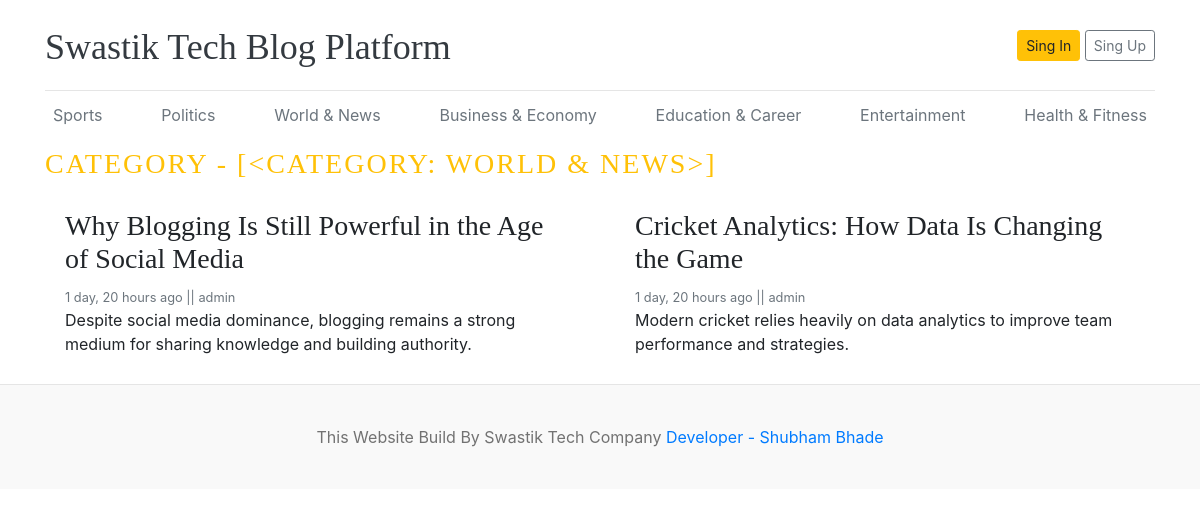
Screenshot of /category/3/ with the database file from the repository.
### blogs/models.py (models this page shows, shortened)
class Category(models.Model):
    category_name = models.CharField(max_length=50, unique=True)
    created_at = models.DateTimeField(auto_now_add=True)
    updated_at = models.DateTimeField(auto_now=True)
    class Meta:
        verbose_name_plural = 'categories'
    def __str__(self):
        return self.category_name

class Blog(models.Model):
    title = models.CharField(max_length=100)
    slug = models.SlugField(max_length=150, unique= True, blank=True)
    category = models.ForeignKey(Category, on_delete=models.CASCADE)
    author = models.ForeignKey(User, on_delete=models.CASCADE)
    featured_image = models.ImageField(upload_to='uploads/%Y/%m/%d')
    short_description = models.TextField(max_length=500)
    blog_body = models.TextField(max_length=2000)
    status = models.CharField(max_length=50,choices=STATUS_CHOICES, default='Draft')
    is_featured = models.BooleanField(default=False)
    created_at = models.DateTimeField(auto_now_add=True)
    updated_at = models.DateTimeField(auto_now=True)

### blogs/views.py (the view)
# urls.py: path('<int:category_id>/', views.posts_by_category, name='posts_by_category')
def posts_by_category(request, category_id):
    posts = Blog.objects.filter(status='Published', category = category_id)
    category =  get_list_or_404(Category,pk=category_id)
    context = {
        'posts':posts,
        'category':category,
    }
    return render(request,'post_by_category.html', context)

### blogs/context_processors.py (called while the page is built)
def get_categories(request):
    categories = Category.objects.all()
    return dict(categories=categories)

### templates/post_by_category.html (shortened to what this page needs)
{% extends "base.html" %}
{% block content %}
      <h3 class="text-uppercase text-warning" style="letter-spacing: 2px">
        CATEGORY - {{ category }}
      </h3>
      <div class="row mb-2">
        {% if posts %} {% for post in posts %}
        <div class="col-md-6">
          <div class="card border-0">
            <div class="card-body">
              <h3>{{post.title}}</h3>
              <small class="mb-1 text-muted"
                >{{post.created_at | timesince}} ago || {{post.author}}</small
              >
              <p class="card-text">
                {{post.short_description | truncatewords:25}}
              </p>
            </div>
          </div>
        </div>
        {% endfor %} {% else %}
        <p>NO Posts Found</p>
        {% endif %}
      </div>
    </div>
{% endblock %}

### templates/base.html (shortened to what this page needs)
{% load static %}
<!doctype html>
<html lang="en">
  <head>
    <link
      href="https://getbootstrap.com/docs/4.0/dist/css/bootstrap.min.css"
      rel="stylesheet"
    />
    <link href="{%static 'css/blog.css' %}" rel="stylesheet" />
  </head>
  <body>
    <div class="container">
      <header class="blog-header py-3">
        <div class="row flex-nowrap justify-content-between align-items-center">
          <div class="col-8 pt-1">
            <a class="blog-header-logo text-dark" href="/"
              >Swastik Tech Blog Platform</a
            >
          </div>
          <div class="col-4 d-flex justify-content-end align-items-center">
            <a class="btn btn-sm btn-warning" href="#">Sing In</a> &nbsp;
            <a class="btn btn-sm btn-outline-secondary" href="#">Sing Up</a>
          </div>
        </div>
      </header>
      <div class="nav-scroller py-1 mb-2">
        <nav class="nav d-flex justify-content-between">
          {% for cat in categories %}
          <a class="p-2 text-muted" href="{% url 'posts_by_category' cat.id %}">{{cat.category_name}}</a>
          {% endfor %}
        </nav>
      </div>
{% block content %}
{% endblock  %}
 <footer class="blog-footer">
      <p>This Website Build By Swastik Tech Company <a href="#">   Developer - Shubham Bhade</a></p>
    </footer>
  </body>
</html>

### blog_main/static/css/blog.css (style rules this page uses)
.blog-header { border-bottom: 1px solid #e5e5e5; }
.blog-header-logo { font-family: "Playfair Display", Georgia, "Times New Roman", serif ; font-size: 2.25rem; }
h1, h2, h3, h4, h5, h6 { font-family: "Playfair Display", Georgia, "Times New Roman", serif ; }
.blog-footer { padding: 2.5rem 0; color: #727272; text-align: center; background-color: #f9f9f9; border-top: 0.05rem solid #e5e5e5; }
.blog-footer p:last-child { margin-bottom: 0; }

### rows the page displays
Category: category_name "Sports"
Category: category_name "Politics"
Category: category_name "World & News", category_name "[<CATEGORY: WORLD & NEWS>]"
Category: category_name "Business & Economy"
Category: category_name "Education & Career"
Category: category_name "Entertainment"
Category: category_name "Health & Fitness"
Blog: title "Why Blogging Is Still Powerful in the Age of Social Media", created_at "1 day, 20 hours", author "admin", short_description "Despite social media dominance, blogging remains a strong medium for sharing knowledge and building authority."
Blog: title "Cricket Analytics: How Data Is Changing the Game", created_at "1 day, 20 hours", author "admin", short_description "Modern cricket relies heavily on data analytics to improve team performance and strategies."
